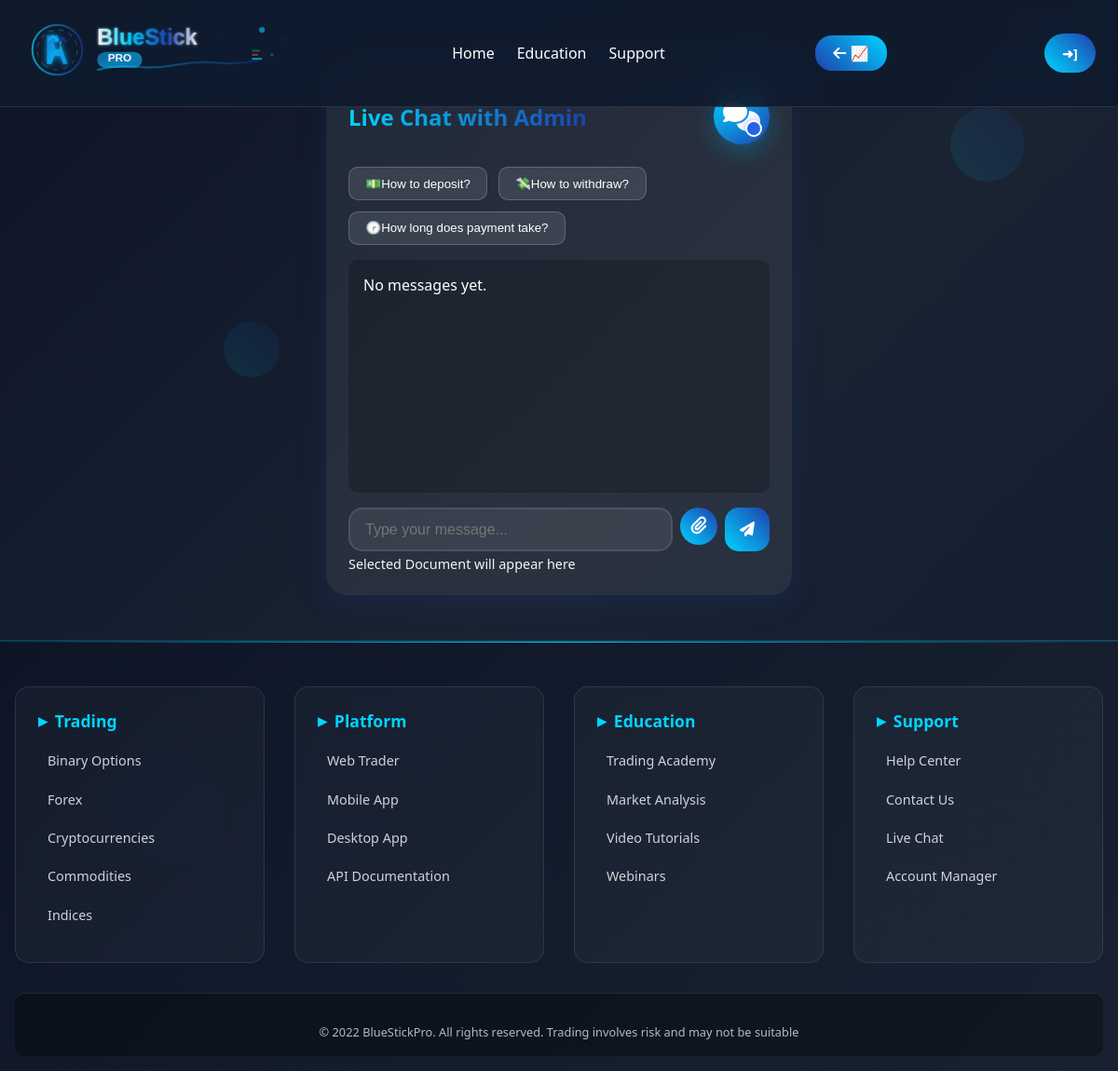
Before: /chat/ (signed in) with the older database file.
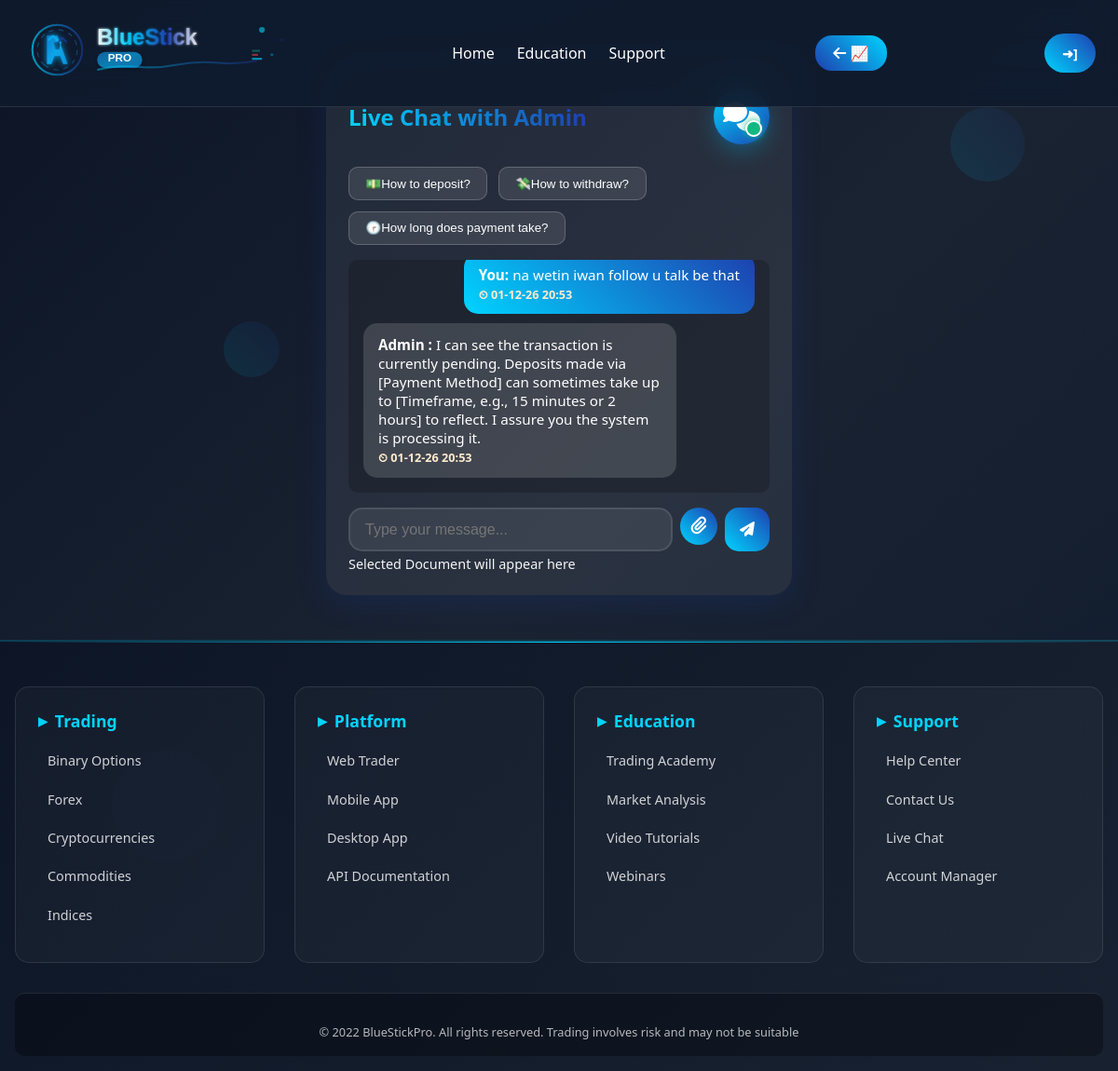
After: the same page with the newer database file.
### binary/models.py (models this page shows, shortened)
class CompanyProfile(models.Model):
    name = models.CharField(max_length=50)
    email = models.EmailField()
    phone = models.CharField(max_length=50)
    address = models.CharField( max_length=50)
    logo = models.TextField()
    favicon = models.TextField()
    copyright = models.CharField(max_length=90)
    terms = models.FileField(upload_to='doc', blank=True, null=True)
    telegram = models.CharField(max_length=150, blank=True, null=True,)
    whatsapp = models.CharField(max_length=150, blank=True, null=True,)
    class Meta:
        db_table = 'CompanyProfile'
        managed = True
        verbose_name = 'CompanyProfile'
        verbose_name_plural = 'CompanyProfile'

### dashboard/models.py (models this page shows)
class ChatMessage(models.Model):
    SENDER_CHOICES = [
        ('user', 'User'),
        ('admin', 'Admin'),
    ]
    user = models.ForeignKey(UserRegistration, on_delete=models.CASCADE, related_name='chat_messages')
    sender = models.CharField(max_length=10, choices=SENDER_CHOICES)
    message = models.TextField(blank=True)
    file = models.FileField(upload_to='chat_uploads/', blank=True, null=True)
    timestamp = models.DateTimeField(auto_now_add=True)
    is_read = models.BooleanField(default=False)

### binary/views.py (the view, shortened to what this page needs)
# urls.py: path('chat/', views.user_chat, name='user_chat'),
def user_chat(request):
    user = get_current_user(request)
    if not user:
        return redirect('login')
    messages = ChatMessage.objects.filter(user=user).order_by('timestamp')
    messages = add_is_image(messages)
    if request.GET.get('ajax'):
        return render(request, 'partials/user_chat_messages.html', {'messages': messages})
    ChatMessage.objects.filter(user=user, sender='admin', is_read=False).update(is_read=True)
    has_unread_admin_msg = ChatMessage.objects.filter(user=user, sender='admin', is_read=False).exists()
    return render(request, 'livechat.html', {'messages': messages, 'user': user, 'has_unread_admin_msg': has_unread_admin_msg})

### binary/context_processor.py (called while the page is built)
def general(request):
    t_site = CompanyProfile.objects.get(pk=1)
    featured = Feature.objects.all()
    stat = Stat.objects.all()
    context = {
    't_site': t_site,
    'featured': featured,
    'stat': stat,
    }
    return context

### binary/views.py (called while the page is built)
def get_current_user(request):
    user_email = request.session.get('user_email')
    if not user_email:
        return None
    return get_object_or_404(UserRegistration, email=user_email)

def add_is_image(messages):
    for m in messages:
        if m.file:
            ext = os.path.splitext(m.file.name)[1].lower()
            m.is_image = ext in ['.jpg', '.jpeg', '.png', '.gif', '.bmp', '.webp']
        else:
            m.is_image = False
    return messages

### binary/templates/livechat.html (shortened to what this page needs)
<!DOCTYPE html>
{% load static %}
<html lang="en">
<head>
    {% load static %}
    <link rel="stylesheet" href="{% static '' %}css/livechat.css">
    <link rel="stylesheet" href="{% static '' %}css/dashboard.css">
<link rel="stylesheet" href="https://cdnjs.cloudflare.com/ajax/libs/font-awesome/6.4.2/css/all.min.css">
</head>
<body>
    {% block header %}
   <div class="floating-element"></div>
    <div class="floating-element"></div>
    <div class="floating-element"></div>
    <header class="header">
        <nav class="nav">
            <div class="logo">
        <div class="logo">
            {{t_site.logo|safe}}
        </div>
            </div>
            <ul class="nav-links">
                <li><a href="{% url 'homepage' %}">Home</a></li>
                <li><a href="{% url 'education' %}">Education</a></li>
                <li><a href="{% url 'support' %}">Support</a></li>
            </ul>
             <a href="{% url 'dashboard' %}" class="back-btn "><i class="fas fa-arrow-left"></i> 📈</a>
                 <a href="/login/" class="logout-btn cta-button" onclick="logout()">➜]</a>
        </nav>
    </header>
    {% endblock header %}
    {% block content %}
  <main class="live-content">
    <div class="chat-container">
        <div class="chat-header">
          <span class="chat-title">Live Chat with Admin  </span>
<a class="floating-action-btn" id="liveChatBtn" title="Chat Admin" href="{% url 'user_chat' %}" style="position:relative; text-decoration: none;">
    <i class="fas fa-comments"></i>
    <span class="admin-reply-dot" id="adminReplyDotA"></span>
    <span class="admin-reply-dot" id="adminReplyDotR" style="display:none; background: #10b981; box-shadow: 0 0 8px #10b981;"></span>
</a>
        </div>
        <div class="quick-questions">
          <button class="quick-btn" type="button" onclick="sendQuickChat('How to deposit?')">💵How to deposit?</button>
          <button class="quick-btn" type="button" onclick="sendQuickChat('How to withdraw?')">💸How to withdraw?</button>
          <button class="quick-btn" type="button" onclick="sendQuickChat('How long does payment take?')">🕝How long does payment take?</button>
        </div>
        <div class="chat-messages" id="chatMessages" style="height:250px;overflow-y:auto;">
           {% for msg in messages %}
        <div class="message {% if msg.sender == 'user' %}user{% else %}admin{% endif %}">
            <b>{% if msg.sender == 'user' %}You{% elif msg.sender == 'admin' %} Admin {% else %} Quick Message {% endif %}:</b>
            {% if msg.message %}{{ msg.message }}<br>{% endif %}
            <small style="color: blanchedalmond;font-weight: 600;">⏲&nbsp;{{ msg.timestamp|date:"m-d-y H:i" }}</small>
        </div>
        {% empty %}
            <p>No messages yet.</p>
        {% endfor %}
      </div>
      <form id="chatForm" class="chat-input-group" method="post" enctype="multipart/form-data" action="{% url 'user_chat' %}">
          <input type="text" name="message" id="chatInput" class="chat-input" placeholder="Type your message...">
          <label class="attach-button" title="Attach file">
              <i class="fas fa-paperclip"></i>
          </label>
          <button type="submit" class="send-button"><i class="fas fa-paper-plane"></i></button>
      </form>
            <div id="fileName" style="font-size:0.9em;color:whitesmoke;margin-top:4px;">Selected Document  will appear here</div>
            </div>
</main>
    {% endblock content %}
    {% block footer %}
      {% include 'footer.html' %}
    {% endblock footer %}
</body>
</html>

### binary/templates/footer.html
<footer class="footer">
    <div class="footer-content">
        <div class="footer-section">
            <h4>Trading</h4>
            <a href="{% url 'dashboard' %}">Binary Options</a>
            <a href="{% url 'dashboard' %}">Forex</a>
            <a href="{% url 'dashboard' %}">Cryptocurrencies</a>
            <a href="{% url 'dashboard' %}">Commodities</a>
            <a href="{% url 'dashboard' %}">Indices</a>
        </div>
        <div class="footer-section">
            <h4>Platform</h4>
            <a href="{% url 'homepage' %}">Web Trader</a>
            <a href="{% url 'homepage' %}">Mobile App</a>
            <a href="{% url 'homepage' %}">Desktop App</a>
            <a href="{% url 'homepage' %}">API Documentation</a>
        </div>
        <div class="footer-section">
            <h4>Education</h4>
            <a href="{% url 'education' %}">Trading Academy</a>
            <a href="{% url 'education' %}">Market Analysis</a>
            <a href="{% url 'education' %}">Video Tutorials</a>
            <a href="{% url 'education' %}">Webinars</a>
        </div>
        <div class="footer-section">
            <h4>Support</h4>
            <a href="{% url 'support' %}">Help Center</a>
            <a href="{% url 'support' %}">Contact Us</a>
            <a href="{% url 'support' %}">Live Chat</a>
            <a href="{% url 'dashboard' %}">Account Manager</a>
        </div>
    </div>
    <div class="footer-bottom">
        <p>{{t_site.copyright}}</p>
    </div>
</footer>

### binary/static/css/livechat.css (style rules this page uses)
body { font-family: 'Segoe UI', Tahoma, Geneva, Verdana, sans-serif; background: linear-gradient(135deg, #0c1426 0%, #1a2332 50%, #0f1b2e 100%); color: #fff; min-height: 100vh; margin: 0; padding: 0; }
.chat-container { max-width: 500px; height: auto; margin: 60px auto 0 auto; background: rgba(255,255,255,0.07); border-radius: 22px; box-shadow: 0 8px 32px 0 rgba(30,64,175,0.18); padding: 2.2rem 1.5rem 1.5rem 1.5rem; position: relative; animation: fadeInUp 0.7s; }
.chat-header { display: flex; align-items: center; justify-content: space-between; margin-bottom: 1.5rem; }
.chat-title { font-size: 1.5rem; font-weight: 700; background: linear-gradient(90deg, #00d4ff 0%, #1e40af 100%); -webkit-background-clip: text; -webkit-text-fill-color: transparent; background-clip: text; margin: 0; }
.back-btn { background: linear-gradient(45deg, #1e40af, #00d4ff); color: #fff; border: none; border-radius: 18px; padding: 0.5rem 1.2rem; font-size: 1rem; font-weight: 600; cursor: pointer; text-decoration: none; transition: background 0.2s, transform 0.2s; margin-right: 0.5rem; }
.quick-questions { display: flex; gap: 0.7rem; margin-bottom: 1rem; flex-wrap: wrap; }
.quick-btn { background: rgba(255,255,255,0.1); border: 1px solid rgba(255,255,255,0.2); color: #fff; border-radius: 10px; padding: 0.6rem 1.1rem; font-weight: 500; cursor: pointer; transition: all 0.2s; }
.chat-messages { height: 300px; background: rgba(0,0,0,0.2); border-radius: 10px; padding: 1rem; overflow-y: auto; margin-bottom: 1rem; display: flex; flex-direction: column; gap: 10px; }
.message { max-width: 80%; padding: 0.8rem 1rem; border-radius: 15px; font-size: 0.95rem; word-wrap: break-word; opacity: 0; animation: fadeInMsg 0.3s ease-out forwards; }
.message.user { background: linear-gradient(45deg, #00d4ff, #1e40af); align-self: flex-end; margin-left: auto; color: #fff; }
.message.admin { background: rgba(255,255,255,0.15); align-self: flex-start; margin-right: auto; color: #fff; }
.chat-input-group { display: flex; gap: 0.5rem; margin-top: 1rem; }
.chat-input { flex-grow: 1; padding: 0.8rem 1rem; background: rgba(255,255,255,0.08); border: 2px solid rgba(255,255,255,0.1); border-radius: 15px; color: #fff; font-size: 1rem; outline: none; }
.send-button, .attach-button { background: linear-gradient(45deg, #00d4ff, #1e40af); border: none; border-radius: 15px; color: #fff; padding: 0.8rem 1rem; cursor: pointer; transition: transform 0.2s; font-size: 1rem; }
.attach-button { padding: 0.8rem; border-radius: 50%; width: 40px; height: 40px; display: flex; justify-content: center; align-items: center; font-size: 1.2rem; flex-shrink: 0; }

### binary/templates/livechat.html (style rules this page uses)
.admin-reply-dot { position: absolute; bottom: 8px; right: 8px; width: 18px; height: 18px; background: #2563eb; border-radius: 50%; display: none; align-items: center; justify-content: center; border: 2px solid #fff; box-shadow: 0 0 8px #2563eb88; z-index: 3; font-size: 0.95rem; font-weight: bold; animation: notif-pulse-blue 1.5s infinite; }
#adminReplyDotR { background: #10b981; box-shadow: 0 0 8px #10b981; animation: notif-pulse-green 1.5s infinite; }
.live-content { margin-top: 60px; }

Changed rows visible on the page:
added ChatMessage: sender "You", message "na wetin iwan follow u talk be that", timestamp "01-12-26 20:53"
added ChatMessage: sender "Admin", message "I can see the transaction is currently pending. Deposits made via [Payment Method] can sometimes take up to [Timeframe, e.g., 15 minutes or 2 hours] to reflect. I assure you the system is processing it.", timestamp "01-12-26 20:53"
Other visible differences:
text no longer shown: "No messages yet."
